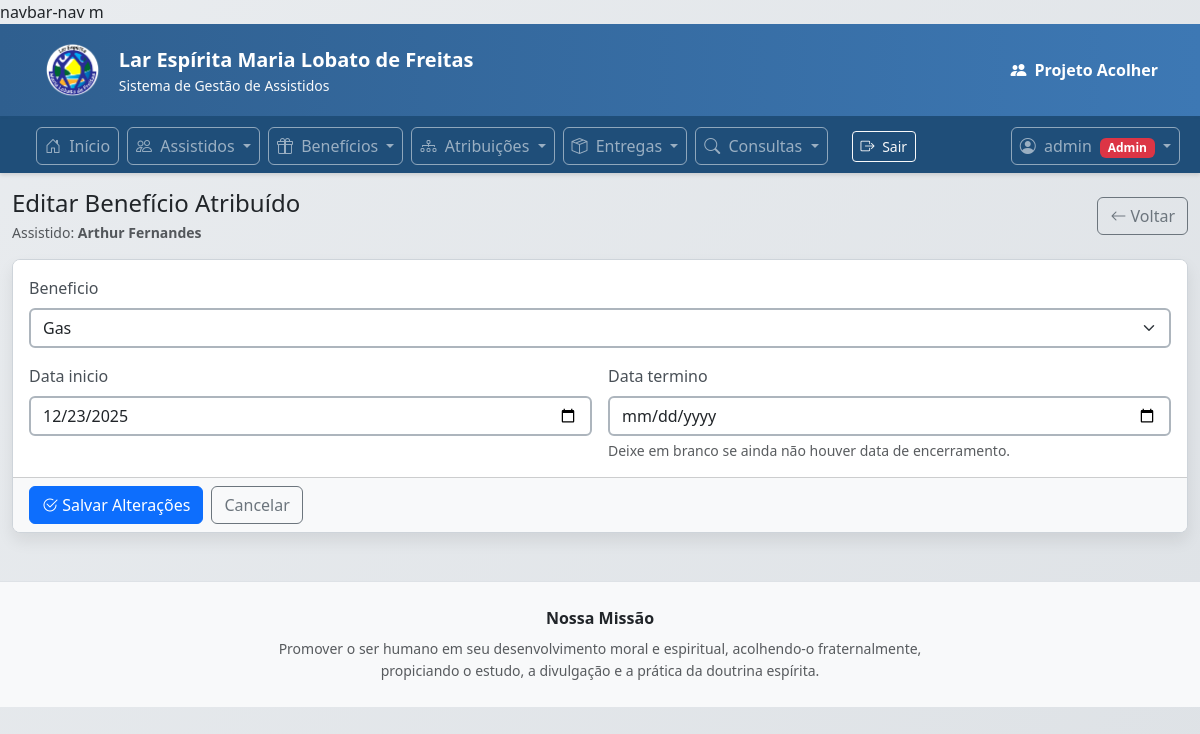
The page /operacoes/assistidos/f65c3121-7c5f-4353-9a3f-a3b836f05b72/beneficios/45/editar/ (signed in) on the database its author committed.
### apps/assistidos/models.py (models this page shows, shortened)
class Assistido(models.Model):
    id = models.UUIDField(primary_key=True, default=uuid.uuid4, editable=False)
    codigo = models.CharField(max_length=30, unique=True, blank=True, null=True)
    nome = models.CharField(max_length=120)
    cpf = models.CharField(max_length=11, blank=True, null=True, unique=True,verbose_name="CPF")
    data_nascimento = models.DateField(blank=True, null=True)
    telefone = models.CharField(max_length=30, blank=True)
    logradouro = models.CharField(max_length=120, blank=True)
    numero = models.CharField(max_length=20, blank=True)
    complemento = models.CharField(max_length=80, blank=True)
    bairro = models.CharField(max_length=80, blank=True)
    cidade = models.CharField(max_length=80, blank=True)
    uf = models.CharField(max_length=2, blank=True,verbose_name="UF")
    cep = models.CharField(max_length=9, blank=True,verbose_name="CEP")
    sit_trabalho = models.CharField(
        max_length=20, choices=SituacaoTrabalho.choices,
        default=SituacaoTrabalho.NAO_INFORMADO
    )
    responsavel_renda = models.CharField(
        max_length=20, choices=ResponsavelRenda.choices,
        default=ResponsavelRenda.NAO_INFORMADO
    )
    faixa_renda = models.CharField(
        max_length=20, choices=FaixaRenda.choices,
        default=FaixaRenda.NAO_INFORMADO
    )
    tipo_moradia = models.CharField(
        max_length=20, choices=TipoMoradia.choices,
        default=TipoMoradia.NAO_INFORMADO
    )
    material_moradia = models.CharField(
        max_length=20, choices=MaterialMoradia.choices,
        default=MaterialMoradia.NAO_INFORMADO
    )
    area_risco = models.CharField(
        max_length=20, choices=TriSimNao.choices,
        default=TriSimNao.NAO_INFORMADO
    )
    sabe_ler_escrever = models.CharField(
        max_length=20, choices=TriSimNao.choices,
        default=TriSimNao.NAO_INFORMADO
    )
    escolaridade = models.CharField(
        max_length=30, choices=Escolaridade.choices,
        default=Escolaridade.NAO_INFORMADO
    )
    diabetes = models.CharField(max_length=20, choices=TriSimNao.choices, default=TriSimNao.NAO_INFORMADO)
    pressao_alta = models.CharField(max_length=20, choices=TriSimNao.choices, default=TriSimNao.NAO_INFORMADO)
    medic_uso_continuo = models.CharField(max_length=20, choices=TriSimNao.choices, default=TriSimNao.NAO_INFORMADO)
    doenca_permanente = models.CharField(max_length=20, choices=TriSimNao.choices, default=TriSimNao.NAO_INFORMADO)
    data_inicio_apoio = models.DateField(blank=True, null=True,verbose_name="Ingresso no Programa")
    status = models.CharField(max_length=10, choices=StatusCadastro.choices, default=StatusCadastro.ATIVO)
    data_inativacao = models.DateField(blank=True, null=True)
    motivo_inativacao = models.CharField(max_length=200, blank=True)
    criado_em = models.DateTimeField(auto_now_add=True)
    class Meta:
        ordering = ["nome"]

### apps/beneficios/models.py (models this page shows, shortened)
class BeneficioAssistido(models.Model):
    assistido = models.ForeignKey(
        "assistidos.Assistido",
        on_delete=models.PROTECT,
        related_name="beneficios_atribuidos",
    )
    beneficio = models.ForeignKey(
        "Beneficio",
        on_delete=models.PROTECT,
        related_name="assistidos_atribuidos",
    )
    ativo = models.BooleanField(
        default=True,
        help_text="Permite encerrar a atribuição sem apagar histórico.",
    )
    data_inicio = models.DateField(default=timezone.localdate)
    data_termino = models.DateField(null=True, blank=True)
    criado_em = models.DateTimeField(default=timezone.now)
    class Meta:
        ordering = ["-criado_em"]
        constraints = [
            models.UniqueConstraint(
                fields=["assistido", "beneficio"],
                condition=Q(ativo=True),
                name="uniq_assistido_beneficio_ativo",
            )
        ]

### apps/operacoes/assistidos/views.py (the view)
# urls.py: path("<uuid:id>/beneficios/<int:bid>/editar/", views.assistido_beneficio_update, name="assistido_beneficio_update"),
@login_required
def assistido_beneficio_update(request, id, bid):
    if not pode_editar(request.user):
        return HttpResponseForbidden("Sem permissão para editar benefício.")
    assistido = get_object_or_404(Assistido, id=id)
    if assistido.status != "ATIVO":
        return HttpResponseForbidden("Não é permitido alterar benefícios de assistidos INATIVOS.")
    atribuicao = get_object_or_404(BeneficioAssistido, id=bid, assistido=assistido)
    if request.method == "POST":
        form = BeneficioAssistidoForm(request.POST, instance=atribuicao)
        if form.is_valid():
            try:
                form.save()
                messages.success(request, "Atribuição atualizada com sucesso.")
                return redirect("atribuicoes:atribuicoes_lista")
            except IntegrityError:
                form.add_error("beneficio", "Este benefício já está atribuído a este assistido.")
    else:
        form = BeneficioAssistidoForm(instance=atribuicao)
    contexto = {
        "assistido": assistido,
        "form": form,
        "modo": "editar",
        "atribuicao": atribuicao,
        "pode_editar": pode_editar(request.user),
        "pode_deletar": pode_deletar(request.user),
        "pode_ver": pode_ver(request.user),
    }
    return render(request, "operacoes/assistidos/beneficio_atribuir.html", contexto)

### apps/operacoes/templates/operacoes/assistidos/beneficio_atribuir.html (shortened to what this page needs)
{% extends "operacoes/base.html" %}
{% block content %}
<div class="d-flex flex-wrap justify-content-between align-items-center gap-2 mb-3">
  <div>
    <h1 class="h4 mb-1">
      {% if modo == "editar" %}
      Editar Benefício Atribuído
      {% else %}
      Atribuir um Novo Benefício
      {% endif %}
    </h1>
    <div class="text-muted small">
      Assistido: <strong>{{ assistido.nome|title }}</strong>
    </div>
  </div>
  <a class="btn btn-outline-secondary" href="{% url 'atribuicoes:atribuicoes_lista' %}">
    <i class="bi bi-arrow-left"></i> Voltar
  </a>
</div>
<form method="post" novalidate class="card shadow-sm">
  <div class="card-body">
    <div class="row g-3">
      <div class="col-12">
        <label class="form-label" for="{{ form.beneficio.id_for_label }}">
          {{ form.beneficio.label }}
        </label>
        {{ form.beneficio }}
      </div>
      <div class="col-md-6">
        <label class="form-label" for="{{ form.data_inicio.id_for_label }}">
          {{ form.data_inicio.label }}
        </label>
        {{ form.data_inicio }}
      </div>
      <div class="col-md-6">
        <label class="form-label" for="{{ form.data_termino.id_for_label }}">
          {{ form.data_termino.label }}
        </label>
        {{ form.data_termino }}
        <div class="form-text">Deixe em branco se ainda não houver data de encerramento.</div>
      </div>
    </div>
  </div>
  <div class="card-footer bg-body-tertiary d-flex flex-wrap gap-2">
    <button type="submit" class="btn btn-primary">
      <i class="bi bi-check2-circle"></i>
      {% if modo == "editar" %}Salvar Alterações{% else %}Salvar Atribuição{% endif %}
    </button>
    <a class="btn btn-outline-secondary" href="{% url 'atribuicoes:atribuicoes_lista' %}">
      Cancelar
    </a>
  </div>
</form>
{% endblock %}

### apps/operacoes/templates/operacoes/base.html (shortened to what this page needs)
<!DOCTYPE html>
<html lang="pt-br">
{% load static %}
<head>
    <link href="https://cdn.jsdelivr.net/npm/bootstrap@5.3.0/dist/css/bootstrap.min.css" rel="stylesheet">
    <link rel="stylesheet" href="https://cdn.jsdelivr.net/npm/bootstrap-icons@1.10.0/font/bootstrap-icons.css">
</head>
navbar-nav m<body>
    <div class="header-institucional">
        <div class="container py-3">
            <div class="d-flex align-items-center justify-content-between flex-wrap gap-2">
                <div class="d-flex align-items-center gap-3">
                    <img src="{% static 'img/logo.png' %}"
                         alt="Lar Espírita Maria Lobato de Freitas"
                         style="height:60px; width:auto;">
                    <div>
                        <div class="fw-semibold fs-5 text-white">
                            Lar Espírita Maria Lobato de Freitas
                        </div>
                        <div class="small text-light">
                            Sistema de Gestão de Assistidos
                        </div>
                    </div>
                </div>
                <a class="brand-link fw-bold text-white d-inline-flex align-items-center"
                   href="{% url 'operacoes_home' %}">
                    <i class="bi bi-people-fill me-2"></i>
                    Projeto Acolher
                </a>
            </div>
        </div>
    </div>
    <nav class="navbar navbar-expand-lg navbar-dark navbar-institucional">
        <div class="container-fluid">
            <div class="collapse navbar-collapse" id="navbarMain">
                <ul class="navbar-nav ms-4 me-auto">
                    <li class="nav-item">
                        <a class="nav-link" href="{% url 'operacoes_home' %}">
                            <i class="bi bi-house-door me-1"></i> Início
                        </a>
                    </li>
                    {% if user.is_authenticated and pode_ver %}
                    <li class="nav-item dropdown">
                        <a class="nav-link dropdown-toggle" href="#" role="button" data-bs-toggle="dropdown"
                            aria-expanded="false">
                            <i class="bi bi-people me-1"></i> Assistidos
                        </a>
                    </li>
                    {% endif %}
                    {% if user.is_authenticated and pode_ver %}
                    <li class="nav-item dropdown">
                        <a class="nav-link dropdown-toggle" href="#" role="button" data-bs-toggle="dropdown"
                            aria-expanded="false">
                            <i class="bi bi-gift me-1"></i> Benefícios
                        </a>
                    </li>
                    {% endif %}
                    {% if user.is_authenticated and pode_ver %}
                    <li class="nav-item dropdown">
                        <a class="nav-link dropdown-toggle" href="#" role="button" data-bs-toggle="dropdown"
                            aria-expanded="false">
                            <i class="bi bi-diagram-3 me-1"></i> Atribuições
                        </a>
                    </li>
                    {% endif %}
                    {% if user.is_authenticated and pode_ver %}
                    <li class="nav-item dropdown">
                        <a class="nav-link dropdown-toggle" href="#" role="button" data-bs-toggle="dropdown"
                            aria-expanded="false">
                            <i class="bi bi-box-seam me-1"></i> Entregas
                        </a>
                    </li>
                    {% endif %}
                    {% if user.is_authenticated and pode_ver %}
                    <li class="nav-item dropdown">
                        <a class="nav-link dropdown-toggle" href="#" role="button" data-bs-toggle="dropdown"
                            aria-expanded="false">
                            <i class="bi bi-search me-1"></i> Consultas
                        </a>
                    </li>
                    <li class="nav-item d-flex align-items-center ms-3">
                        <form method="post" action="/accounts/logout/" class="m-0">
                            <button type="submit" class="btn btn-outline-light btn-sm">
                                <i class="bi bi-box-arrow-right me-1"></i> Sair
                            </button>
                        </form>
                    </li>
                    {% endif %}
                </ul>
                <ul class="navbar-nav">
                    {% if user.is_authenticated %}
                    <li class="nav-item dropdown">
                        <a class="nav-link dropdown-toggle" href="#" role="button" data-bs-toggle="dropdown"
                            aria-expanded="false">
                            <i class="bi bi-person-circle me-1"></i> {{ user.username }}
                            {% if user.is_superuser %}
                            <span class="badge bg-danger ms-1">Admin</span>
                            {% elif pode_deletar %}
                            <span class="badge bg-success ms-1">Gestor</span>
                            {% elif pode_editar %}
                            <span class="badge bg-secondary ms-1">Operador</span>
                            {% elif pode_ver %}
                            <span class="badge bg-info text-dark ms-1">Consultor</span>
                            {% endif %}
                        </a>
                    </li>
                    {% else %}
                    <li class="nav-item">
                        <a class="nav-link" href="/accounts/login/">
                            <i class="bi bi-box-arrow-in-right me-1"></i> Entrar
                        </a>
                    </li>
                    {% endif %}
                </ul>
            </div>
        </div>
    </nav>
    <div class="container-fluid mt-3">
        {% block content %}
        {% endblock %}
    </div>
    <footer class="mt-5 border-top bg-light">
        <div class="container py-4 text-center">
            <div class="fw-semibold mb-2">Nossa Missão</div>
            <div class="col-lg-8 col-xl-7 mx-auto small text-muted" style="line-height:1.6;">
                Promover o ser humano em seu desenvolvimento moral e espiritual,
                acolhendo-o fraternalmente, propiciando o estudo, a divulgação
                e a prática da doutrina espírita.
            </div>
        </div>
    </footer>
</body>
</html>

### rows shown on the page
Assistido: nome "Arthur Fernandes"
BeneficioAssistido: beneficio "Gas", data_inicio "12/23/2025"

### other values the page prints
{{ user.username }} "admin"
